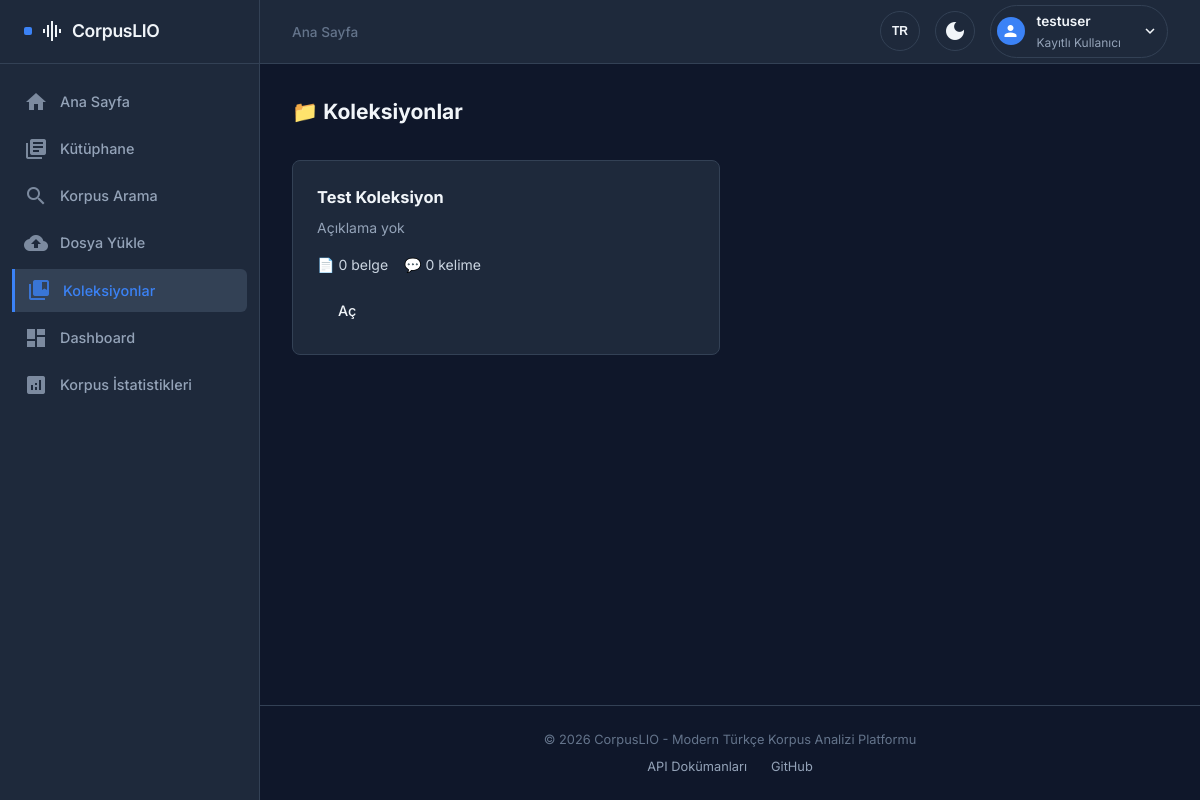
Page /tr/collections/ (signed in) on the committed database.
### corpus/models.py (models this page shows, shortened)
class UserProfile(models.Model):
    ROLE_CHOICES = [
        ('anonymous', 'Anonim Kullanıcı'),  # Not in DB, conceptual
        ('registered', 'Kayıtlı Kullanıcı'),
        ('verified', 'Doğrulanmış Araştırmacı'),
        ('developer', 'Geliştirici (API Erişimi)'),
        ('admin', 'Sistem Yöneticisi'),
    ]
    VERIFICATION_STATUS_CHOICES = [
        ('pending', 'Beklemede'),
        ('approved', 'Onaylandı'),
        ('rejected', 'Reddedildi'),
    ]
    user = models.OneToOneField(
        User,
        on_delete=models.CASCADE,
        related_name='profile',
        verbose_name="Kullanıcı"
    )
    role = models.CharField(
        max_length=20,
        choices=ROLE_CHOICES,
        default='registered',
        verbose_name="Rol"
    )
    institution = models.CharField(
        max_length=255,
        blank=True,
        verbose_name="Kurum"
    )
    orcid = models.CharField(
        max_length=50,
        blank=True,
        verbose_name="ORCID ID",
        help_text="ORCID kimliği (örn: 0000-0002-1234-5678)"
    )
    research_purpose = models.TextField(
        blank=True,
        verbose_name="Araştırma Amacı",
        help_text="Korpusu neden kullanmak istiyorsunuz?"
    )
    verification_status = models.CharField(
        max_length=20,
        choices=VERIFICATION_STATUS_CHOICES,
        default='pending',
        verbose_name="Doğrulama Durumu"
    )
    verified_at = models.DateTimeField(
        null=True,
        blank=True,
        verbose_name="Doğrulama Tarihi"
    )
    verified_by = models.ForeignKey(
        User,
        null=True,
        blank=True,
        on_delete=models.SET_NULL,
        related_name='verified_users',
        verbose_name="Doğrulayan Admin"
    )
    api_key = models.CharField(
        max_length=64,
        blank=True,
        unique=True,
        null=True,
        verbose_name="API Anahtarı"
    )
    api_quota_daily = models.IntegerField(
        default=1000,
        verbose_name="Günlük API Kotası"
    )
    api_calls_today = models.IntegerField(
        default=0,
        verbose_name="Bugünkü API Çağrıları"
    )
    api_last_reset = models.DateField(
        auto_now_add=True,
        verbose_name="API Sayacı Sıfırlama"
    )
    export_quota_mb = models.IntegerField(
        default=5,
        verbose_name="Aylık Export Kotası (MB)",
        help_text="Registered: 5MB, Verified: 100MB"
    )
    export_used_mb = models.DecimalField(
        max_digits=10,
        decimal_places=2,
        default=Decimal('0.00'),
        verbose_name="Kullanılan Export (MB)"
    )
    export_last_reset = models.DateField(
        auto_now_add=True,
        verbose_name="Export Sayacı Sıfırlama"
    )
    queries_today = models.IntegerField(
        default=0,
        verbose_name="Bugünkü Sorgular"
    )
    query_last_reset = models.DateField(
        auto_now_add=True,
        verbose_name="Sorgu Sayacı Sıfırlama"
    )
    terms_accepted = models.BooleanField(
        default=False,
        verbose_name="Kullanım Koşulları Kabul Edildi"
    )
    terms_accepted_at = models.DateTimeField(
        null=True,
        blank=True,
        verbose_name="Koşulların Kabul Tarihi"
    )
    created_at = models.DateTimeField(auto_now_add=True, verbose_name="Kayıt Tarihi")
    updated_at = models.DateTimeField(auto_now=True, verbose_name="Güncellenme")
    class Meta:
        verbose_name = "Kullanıcı Profili"
        verbose_name_plural = "Kullanıcı Profilleri"
        ordering = ['-created_at']

### corpus/collections.py (models this page shows, shortened)
class Collection(models.Model):
    name = models.CharField(max_length=200, verbose_name="Koleksiyon Adı")
    description = models.TextField(blank=True, verbose_name="Açıklama")
    documents = models.ManyToManyField(
        Document,
        related_name='collections',
        verbose_name="Belgeler"
    )
    created_at = models.DateTimeField(auto_now_add=True, verbose_name="Oluşturulma")
    class Meta:
        verbose_name = "Koleksiyon"
        verbose_name_plural = "Koleksiyonlar"
        ordering = ['-created_at']
    def get_document_count(self):
        return self.documents.count()
    def get_total_words(self):
        total = 0
        for doc in self.documents.all():
            total += doc.get_word_count()
        return total

### corpus/collection_views.py (the view)
# urls.py: path('collections/', collection_views.collections_view, name='collections'),
@login_required
def collections_view(request):
    collections = Collection.objects.all()
    context = {
        'collections': collections,
        'active_tab': 'collections'
    }
    return render(request, 'corpus/collections.html', context)

### corpus/permissions.py (called while the page is built)
def get_user_role_value(user):
    if not user or not user.is_authenticated:
        return ROLE_VALUES['anonymous']
    if user.is_superuser:
        return ROLE_VALUES['admin']
    try:
        profile = user.profile
    except Exception:
        from .models import UserProfile
        initial_role = 'admin' if user.is_superuser else 'registered'
        profile = UserProfile.objects.create(user=user, role=initial_role)
    role_map = {
        'registered': ROLE_VALUES['registered'],
        'verified': ROLE_VALUES['verified'],
        'developer': ROLE_VALUES['developer'],
        'admin': ROLE_VALUES['admin'],
    }
    return role_map.get(profile.role, ROLE_VALUES['registered'])

def get_role_display_name(user):
    role_value = get_user_role_value(user)
    display_names = {
        ROLE_VALUES['anonymous']: 'Misafir',
        ROLE_VALUES['registered']: 'Kayıtlı Kullanıcı',
        ROLE_VALUES['verified']: 'Doğrulanmış Araştırmacı',
        ROLE_VALUES['developer']: 'Geliştirici',
        ROLE_VALUES['admin']: 'Yönetici',
    }
    for threshold in sorted(ROLE_VALUES.values(), reverse=True):
        if role_value >= threshold:
            return display_names.get(threshold, 'Bilinmeyen')
    return 'Misafir'

### corpus/templatetags/auth_extras.py (called while the page is built)
@register.filter(name='has_group')
def has_group(user, group_name):
    if not user.is_authenticated:
        return False
    return user.groups.filter(name=group_name).exists()

@register.filter(name='access_level')
def access_level(user):
    return get_role_display_name(user)

### templates/corpus/collections.html (shortened to what this page needs)
{% extends "corpus/base.html" %}
{% block content %}
<div class="header-with-action">
    <h2>📁 Koleksiyonlar</h2>
    {% load auth_extras %}
</div>
{% if collections %}
<div class="documents-grid">
    {% for coll in collections %}
    <div class="card collection-card">
        <h3>{{ coll.name }}</h3>
        <p class="collection-desc">{{ coll.description|default:"Açıklama yok" }}</p>
        <div class="collection-meta">
            <span>📄 {{ coll.get_document_count }} belge</span>
            <span>💬 {{ coll.get_total_words }} kelime</span>
        </div>
        <a href="{% url 'corpus:collection_detail' coll.id %}" class="btn btn-small">Aç</a>
    </div>
    {% endfor %}
</div>
{% else %}
<div class="card">
    <p>Henüz koleksiyon oluşturulmamış. Alt-korpuslar oluşturmak için "Yeni Koleksiyon" butonuna tıklayın.</p>
</div>
{% endif %}
{% endblock %}

### templates/corpus/base.html (shortened to what this page needs)
{% load static %}
{% load auth_extras %}
<!DOCTYPE html>
<html lang="tr">
<head>
    <link rel="stylesheet" href="{% static 'css/styles.css' %}?v=4">
</head>
<body>
    <aside class="sidebar">
        <div class="sidebar-header">
            <a href="{% url 'corpus:home' %}" class="logo-link">
                <h2 class="sidebar-logo"><span class="material-icons">graphic_eq</span> CorpusLIO</h2>
            </a>
        </div>
        <nav class="sidebar-nav">
            <a href="{% url 'corpus:home' %}" class="nav-item {% if active_tab == 'home' %}active{% endif %}">
                <span class="material-icons nav-icon">home</span>
                <span class="nav-text">Ana Sayfa</span>
            </a>
            <a href="{% url 'corpus:library' %}" class="nav-item {% if active_tab == 'library' %}active{% endif %}">
                <span class="material-icons nav-icon">library_books</span>
                <span class="nav-text">Kütüphane</span>
            </a>
            {% load auth_extras %}
            {% if user.is_authenticated %}
            <a href="{% url 'corpus:corpus_search' %}"
                class="nav-item {% if active_tab == 'search' %}active{% endif %}">
                <span class="material-icons nav-icon">search</span>
                <span class="nav-text">Korpus Arama</span>
            </a>
            {% endif %}
            {% if user.is_authenticated %}
            <a href="{% url 'corpus:upload' %}" class="nav-item {% if active_tab == 'upload' %}active{% endif %}">
                <span class="material-icons nav-icon">cloud_upload</span>
                <span class="nav-text">Dosya Yükle</span>
            </a>
            <a href="{% url 'corpus:collections' %}"
                class="nav-item {% if active_tab == 'collections' %}active{% endif %}">
                <span class="material-icons nav-icon">collections_bookmark</span>
                <span class="nav-text">Koleksiyonlar</span>
            </a>
            <a href="{% url 'corpus:dashboard' %}" class="nav-item {% if active_tab == 'dashboard' %}active{% endif %}">
                <span class="material-icons nav-icon">dashboard</span>
                <span class="nav-text">Dashboard</span>
            </a>
            <a href="{% url 'corpus:statistics' %}"
                class="nav-item {% if active_tab == 'statistics' %}active{% endif %}">
                <span class="material-icons nav-icon">analytics</span>
                <span class="nav-text">Korpus İstatistikleri</span>
            </a>
            {% endif %}
        </nav>
    </aside>
    <div class="main-wrapper">
        <header class="top-header">
            <div class="breadcrumb">
                {% block breadcrumb %}
                <a href="{% url 'corpus:home' %}">Ana Sayfa</a>
                {% endblock %}
            </div>
            <div style="display: flex; align-items: center; gap: 15px;">
                {% load i18n %}
                <div class="language-switcher">
                    <button class="language-btn" onclick="toggleLanguageMenu()" title="Dil Değiştir / Change Language">
                        {{ LANGUAGE_CODE|upper }}
                    </button>
                            {% get_current_language as LANGUAGE_CODE %}
                            {% get_available_languages as LANGUAGES %}
                </div>
                <div class="theme-switcher">
                    <button class="theme-btn" onclick="toggleThemeMenu()" title="Tema Değiştir">
                        <span class="material-icons theme-icon">palette</span>
                    </button>
                </div>
                <div class="profile-section">
                    {% if user.is_authenticated %}
                    {% load auth_extras %}
                    <div class="profile-dropdown" onclick="toggleDropdown()">
                        <div class="profile-avatar">
                            <span class="material-icons" style="font-size: 18px;">person</span>
                        </div>
                        <div class="profile-info">
                            <span class="profile-name">{{ user.get_full_name|default:user.username }}</span>
                            <span class="profile-role">{{ request.user|access_level }}</span>
                        </div>
                        <span class="material-icons dropdown-arrow"
                            style="font-size: 18px; margin-left: 8px;">expand_more</span>
                    </div>
                    {% endif %}
                </div>
            </div>
        </header>
        <main class="content-area">
            {% block content %}{% endblock %}
        </main>
        <footer class="footer">
            <p>&copy; 2026 CorpusLIO - Modern Türkçe Korpus Analizi Platformu</p>
            <div class="footer-links">
                <a href="/api/docs/" target="_blank">API Dokümanları</a>
                <a href="https://github.com/iatagun/OCRchestra" target="_blank">GitHub</a>
            </div>
        </footer>
    </div>
</body>
</html>

### templates/corpus/collections.html (style rules this page uses)
.header-with-action { display: flex; justify-content: space-between; align-items: center; margin-bottom: 2rem; }
.collection-card { position: relative; }
.collection-desc { color: #94a3b8; margin: 0.5rem 0; }
.collection-meta { display: flex; gap: 1rem; margin: 1rem 0; font-size: 14px; color: #cbd5e1; }

### rows in the picture
Collection: name "Test Koleksiyon", description "Açıklama yok", get_document_count "0", get_total_words "0"

### other values in the picture
{{ LANGUAGE_CODE|upper }} "TR"
{{ user.get_full_name|default:user.username }} "testuser"
{{ request.user|access_level }} "Kayıtlı Kullanıcı"
